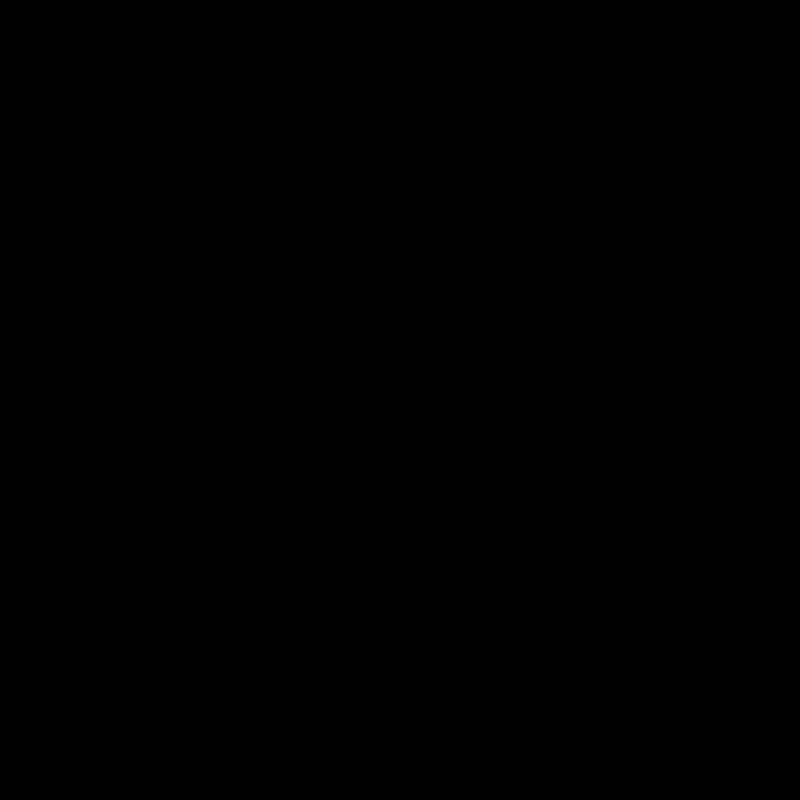
Frame 1 (no input)
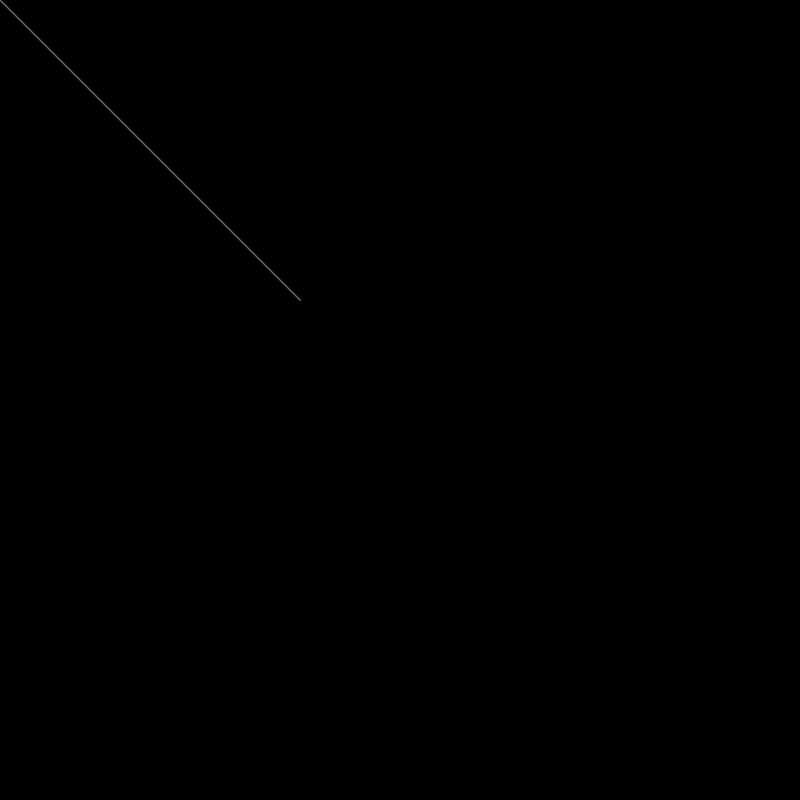
Frame 60 (the mouse pressed at the canvas centre just before this capture)
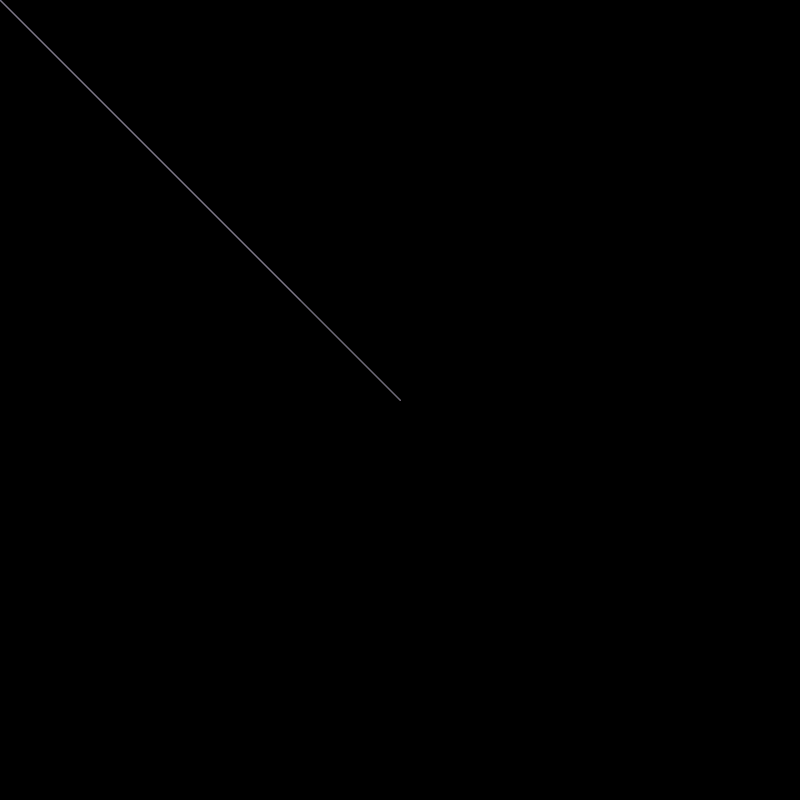
Frame 120 (the mouse held since frame 60 and released just before this capture)

The Processing sketch that drew these frames (run headless with seeded random() and noise(); from frame 60 on, the mouse is pressed at the canvas centre):

// Processing sketch: processing_122580
// ── processing_122580.pde

int _width = 800;
int _height = 800;

float x1 = 0;
float y1 = 0;
float x2 = _width/2;
float y2 = _height/2;
float x3 = _width/2;
float y3 = _height/2;

void setup() {
  size(_width, _height);
  background(0);
}

void draw() {
  float x4 = mouseX;
  float y4 = mouseY;

  stroke(random(255),random(255),random(255),10);
  noFill();
  bezier(x1, y1, x2, y2, x3, y3, x4, y4);
}

void keyPressed() {
  if (key == ' ') {
    background(0);
  }
  if (key == CODED) {
    if (keyCode == UP) { 
      y1-=10;
      y2-=10;
    }
    if (keyCode == DOWN) { 
      y1+=10;
      y2+=10;
    }
    if (keyCode == LEFT) { 
      x1-=10;
    }
    if (keyCode == RIGHT) { 
      x1+=10;
    }
//    println(x1,y1);
  }
      println("x1 = " + x1);
  
}
